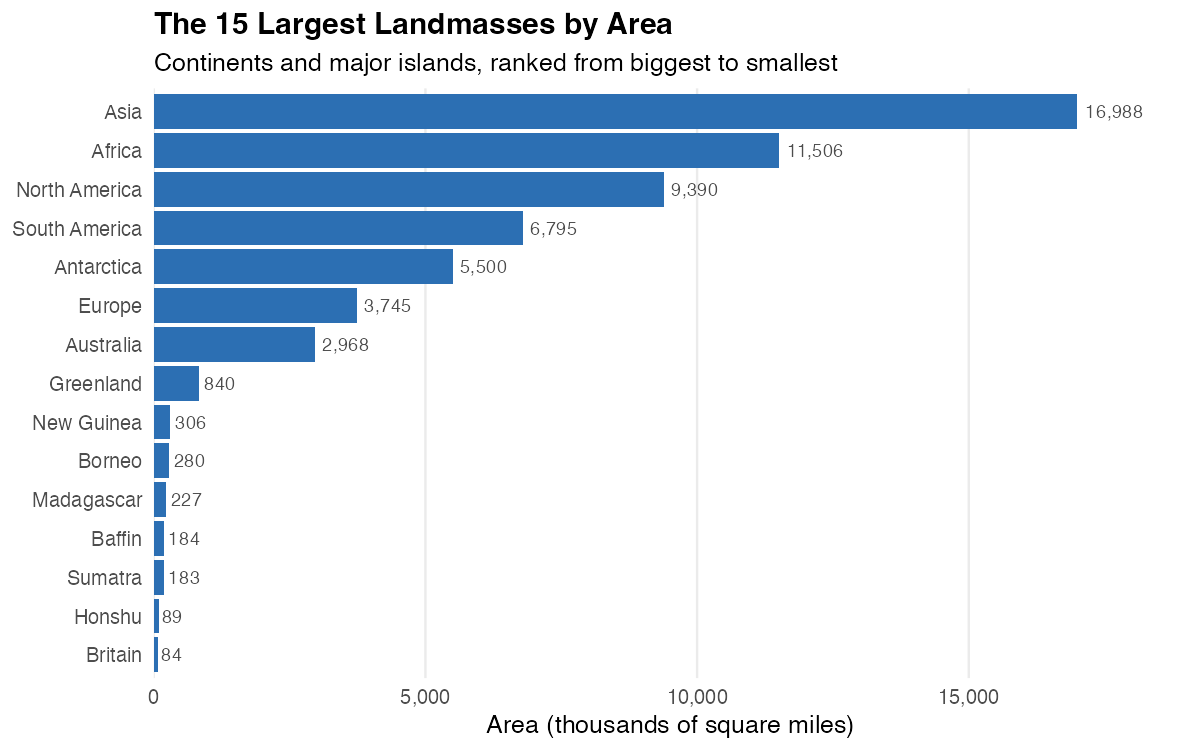

Write R code to recreate this figure.
library(readr)
library(dplyr)
library(ggplot2)

islands <- read_csv("islands.csv", show_col_types = FALSE)

top_islands <- islands |>
  slice_max(size, n = 15) |>
  mutate(name = reorder(name, size))

plot <- ggplot(top_islands, aes(x = size, y = name)) +
  geom_col(fill = "#2C6FB3") +
  geom_text(aes(label = scales::comma(size)),
            hjust = -0.15, size = 3.2, color = "grey30") +
  scale_x_continuous(labels = scales::comma,
                     expand = expansion(mult = c(0, 0.12))) +
  labs(
    title = "The 15 Largest Landmasses by Area",
    subtitle = "Continents and major islands, ranked from biggest to smallest",
    x = "Area (thousands of square miles)",
    y = NULL
  ) +
  theme_minimal(base_size = 12) +
  theme(
    plot.title = element_text(face = "bold"),
    panel.grid.major.y = element_blank(),
    panel.grid.minor.x = element_blank()
  )

ggsave("plot.png", plot, width = 8, height = 5, dpi = 150)
